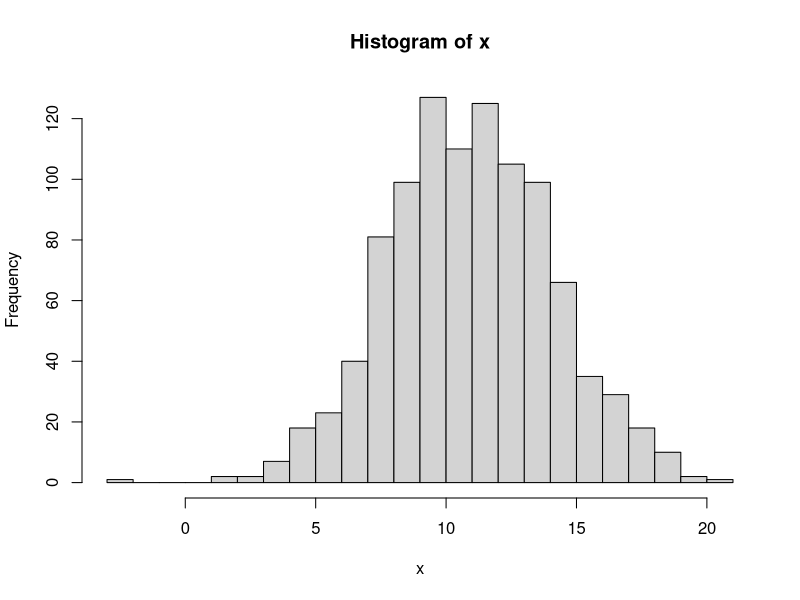

The R source for this figure: (Note: this script raises an error after producing the figure.)
N <- 1000
x <- rnorm(N, 11, 3)

write.table(x,
            file = 'example1.data',
            row.names = FALSE,
            col.names = FALSE)
hist(x,20)

jags_cmd <- "
model {
  for (i in 1:N) {
x[i] ~ dnorm(mu, tau)
}
mu ~ dnorm(0, .0001)
tau <- pow(sigma, -2)
sigma ~ dunif(0, 100)
}
"
jags_file <- textConnection(jags_cmd)

jags <- jags.model(jags_file, data = list('x' = x, 'N' = N), n.chains = 4, n.adapt = 100)
# chain <- jags.samples(jags, variable.names = c('mu', 'tau'), n.iter = 1000)
chain <- coda.samples(jags, variable.names = c('mu', 'tau'), n.iter = 1000, thin = 5)
summary(chain)

plot(chain[[1]][,c(1,2)])

